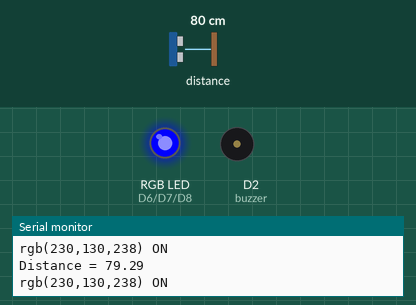
Recording of a sketch running on a simulated ESP8266 (NodeMCU). On the bench: an RGB LED mixed from three pins (HIGH = lit), buzzer (waves = sounding, pin HIGH), the last lines printed to the serial monitor. Wiring (inferred from the names in the program): ultrasonic range finder: trigger D4; echo D3. Inputs (shaded band) come from the test bench; at power-on: distance to the obstacle 80 cm. The echo pulse lasts 58.3 µs per cm; dim RGB values are drawn brighter than linear; pins used as bus, display or sensor lines are not drawn.

Above: at 1.2 s.
1.3 s: distance to the obstacle set to 12 cm
2.8 s: distance to the obstacle set to 9 cm
At 3.1 s:
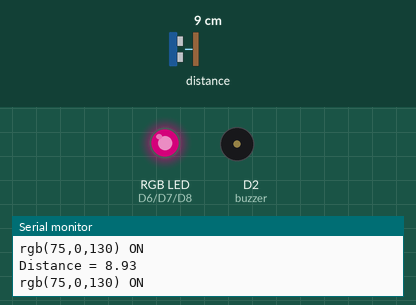
4.3 s: distance to the obstacle set to 2 cm
At 4.47 s:
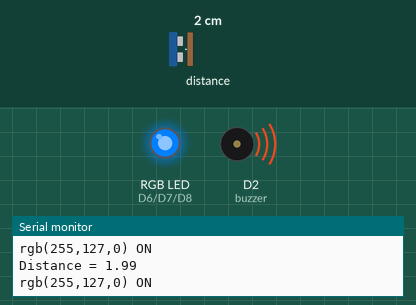
7.3 s: distance to the obstacle set to 4 cm
At 8.1 s:
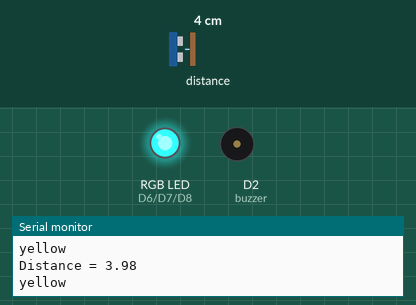
8.8 s: distance to the obstacle set to 6 cm
At 9.8 s:
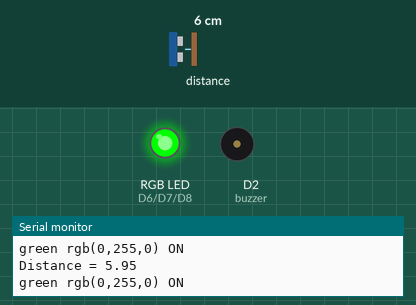
10.3 s: distance to the obstacle set to 18 cm
At 11.6 s:
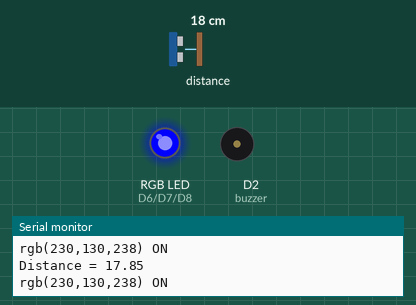
Timing chart, 0 to 12.8 s (numbered marks = the images above; inputs shaded):
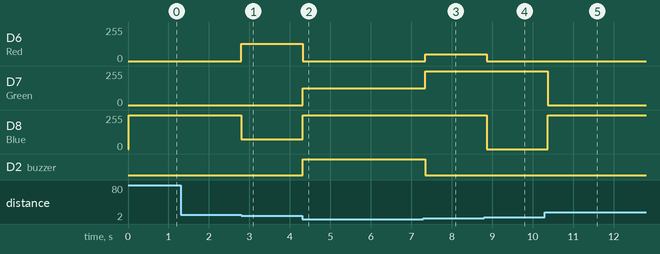

Measured:
- the behaviour switches between 11 and 10 cm on distance to the obstacle (found by bisection; images 0 and 1)
- the behaviour switches between 2 and 3 cm on distance to the obstacle (found by bisection; images 2 and 3)
- the behaviour switches between 4 and 5 cm on distance to the obstacle (found by bisection; images 3 and 4)
- after the input at 2.8 s, D6 (Red): 0/255 → 129/255 at once; D8 (Blue): 255/255 → 74/255 at once
- after the input at 4.3 s, D6 (Red): 129/255 → 0/255 at once; D7 (Green): 0/255 → 127/255 at once; D8 (Blue): 74/255 → 255/255 at once; D2 (buzzer): LOW → HIGH at once
- after the input at 7.3 s, D6 (Red): 0/255 → 50/255 after 0.05 s; D7 (Green): 127/255 → 255/255 after 0.05 s; D2 (buzzer): HIGH → LOW after 0.05 s
- after the input at 8.8 s, D6 (Red): 50/255 → 0/255 after 0.06 s; D8 (Blue): 255/255 → 0/255 after 0.06 s
- after the input at 10.3 s, D7 (Green): 255/255 → 0/255 after 0.08 s; D8 (Blue): 0/255 → 255/255 after 0.08 s

The sketch:

rev_park.ino
```cpp
//u#include <ESP8266WiFi.h>
int Red=D6;
int Blue=D8;
int Green=D7;
int buzzer=D2;
const int trigP = D4;
const int echoP = D3;
//WiFiServer server(80)
float distance;
long duration;
void setup() {
    Serial.begin(115200);
    delay(10);
    pinMode(trigP, OUTPUT);
    pinMode(echoP, INPUT);
    pinMode(Red, OUTPUT);
    pinMode(Blue, OUTPUT);
    pinMode(Green, OUTPUT);
    pinMode(buzzer, OUTPUT);
//    pinMode();
//    digitalWrite(ledPin, LOW);
}
void loop() {
  digitalWrite(buzzer, LOW);
  digitalWrite(trigP, LOW);
delayMicroseconds(2);
digitalWrite(trigP, HIGH);
delayMicroseconds(10);
digitalWrite(trigP, LOW);
long duration = pulseIn(echoP, HIGH);
float distance= (duration*0.034)/2;
Serial.print("Distance = ");
Serial.println(distance);
//distance/=100;

  if (distance>=10)
   {
      analogWrite(Red,0);
      analogWrite(Green,0);
      analogWrite(Blue,1023);
      Serial.println("rgb(230,130,238) ON");

   }
  if (distance>=8 && distance<10)
   {
      analogWrite(Red,521);
      analogWrite(Green,0);
      analogWrite(Blue,300);
      Serial.println("rgb(75,0,130) ON");
   }

  if (distance>=6 && distance<8)
   {
      analogWrite(Red,1023);
      analogWrite(Green,0);
      analogWrite(Blue,0);
      Serial.println("blue rgb(0,0,255) ON");
   }
  if (distance>=4 && distance<6)
   {
      analogWrite(Red,0);
      analogWrite(Green,1023);
      analogWrite(Blue,0);
      Serial.println("green rgb(0,255,0) ON");
   }
  if (distance>=2 && distance<4)
   {
      analogWrite(Red,204);
      analogWrite(Green,1023);
      analogWrite(Blue,1023);
      Serial.println("yellow");
   }
     if (distance>1 && distance<2)
   {

      analogWrite(Red,0);
      analogWrite(Green,510);
      analogWrite(Blue,1023);
      Serial.println("rgb(255,127,0) ON");
      digitalWrite(buzzer, HIGH);

   }
     if (distance<=1)
   {

      analogWrite(Red,0);
      analogWrite(Green,0);
      analogWrite(Blue,1023);
      Serial.println(" red rgb(255,0,0) ON");

      digitalWrite(buzzer, HIGH);
   }
   delay(100);
   digitalWrite(buzzer, LOW);
}
```
